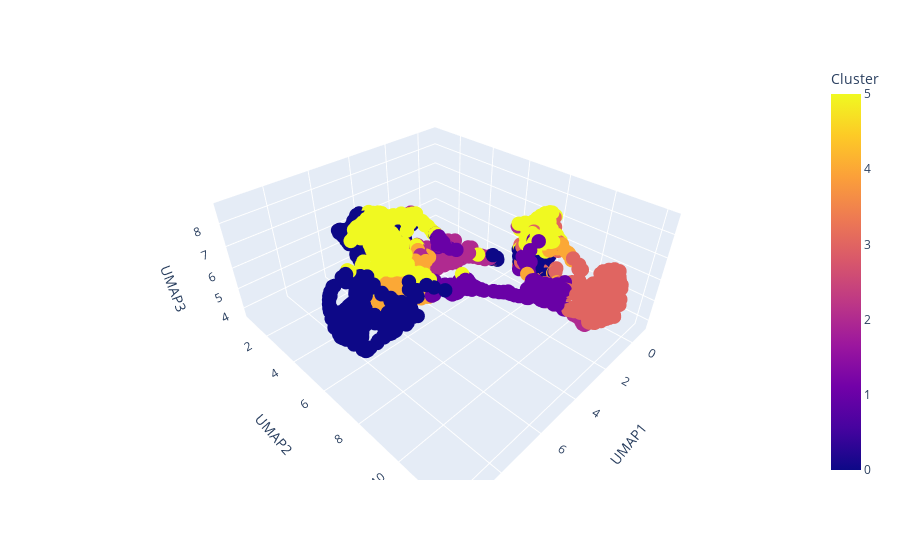

Write notebook code for a chart like this one.
### Code cell
umap_reducer_3d = umap.UMAP(random_state=42, n_neighbors=15, min_dist=0.1, n_components=3)
umap_embedding_3d = umap_reducer_3d.fit_transform(quality_scaled)
# Use Plotly for 3D visualization
import plotly.express as px
umap_df_3d = pd.DataFrame(umap_embedding_3d, columns=['UMAP1', 'UMAP2', 'UMAP3'])
umap_df_3d['Cluster'] = clusters
fig = px.scatter_3d(umap_df_3d, x='UMAP1', y='UMAP2', z='UMAP3', color='Cluster')
fig.update_traces(marker=dict(size=5))
fig.show()

### Figure 1 — Plotly figure (JSON) as saved in the notebook; plotly's stock layout.template omitted (floating-point values rounded to 4 significant figures; data arrays with more than 128 entries replaced by an {"elided": "..."} marker saying what was removed)
{"data": [{"hovertemplate": "UMAP1=%{x}<br>UMAP2=%{y}<br>UMAP3=%{z}<br>Cluster=%{marker.color}<extra></extra>", "legendgroup": "", "marker": {"color": {"elided": "1957 int values"}, "coloraxis": "coloraxis", "size": 5, "symbol": "circle"}, "mode": "markers", "name": "", "scene": "scene", "showlegend": false, "type": "scatter3d", "x": {"elided": "1957 float values"}, "y": {"elided": "1957 float values"}, "z": {"elided": "1957 float values"}}], "layout": {"coloraxis": {"colorbar": {"title": {"text": "Cluster"}}, "colorscale": [[0, "#0d0887"], [0.1111, "#46039f"], [0.2222, "#7201a8"], [0.3333, "#9c179e"], [0.4444, "#bd3786"], [0.5556, "#d8576b"], [0.6667, "#ed7953"], [0.7778, "#fb9f3a"], [0.8889, "#fdca26"], [1, "#f0f921"]]}, "legend": {"tracegroupgap": 0}, "margin": {"t": 60}, "scene": {"domain": {"x": [0, 1], "y": [0, 1]}, "xaxis": {"title": {"text": "UMAP1"}}, "yaxis": {"title": {"text": "UMAP2"}}, "zaxis": {"title": {"text": "UMAP3"}}}}}
